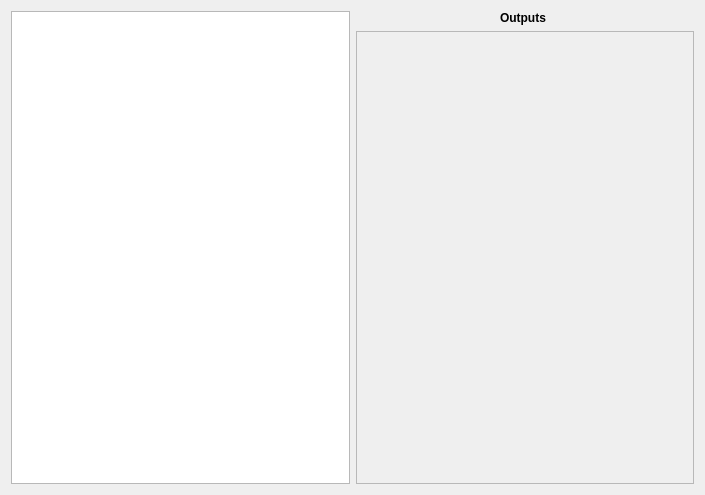
<?xml version="1.0" encoding="UTF-8"?>
<ui version="4.0">
 <class>editreference</class>
 <widget class="QDialog" name="editreference">
  <property name="geometry">
   <rect>
    <x>0</x>
    <y>0</y>
    <width>705</width>
    <height>495</height>
   </rect>
  </property>
  <property name="windowTitle">
   <string>Edit References</string>
  </property>
  <layout class="QGridLayout" name="gridLayout_2">
   <item row="0" column="0">
    <layout class="QGridLayout" name="gridLayout">
     <item row="1" column="1">
      <widget class="QScrollArea" name="scrollArea">
       <property name="widgetResizable">
        <bool>true</bool>
       </property>
       <widget class="QWidget" name="scrollAreaWidgetContents">
        <property name="geometry">
         <rect>
          <x>0</x>
          <y>0</y>
          <width>337</width>
          <height>450</height>
         </rect>
        </property>
       </widget>
      </widget>
     </item>
     <item row="0" column="1" alignment="Qt::AlignHCenter|Qt::AlignVCenter">
      <widget class="QLabel" name="label">
       <property name="text">
        <string>&lt;b&gt;Outputs&lt;/b&gt; </string>
       </property>
      </widget>
     </item>
     <item row="0" column="0" rowspan="2">
      <widget class="QTableView" name="tableView"/>
     </item>
    </layout>
   </item>
  </layout>
 </widget>
 <resources/>
 <connections/>
</ui>
